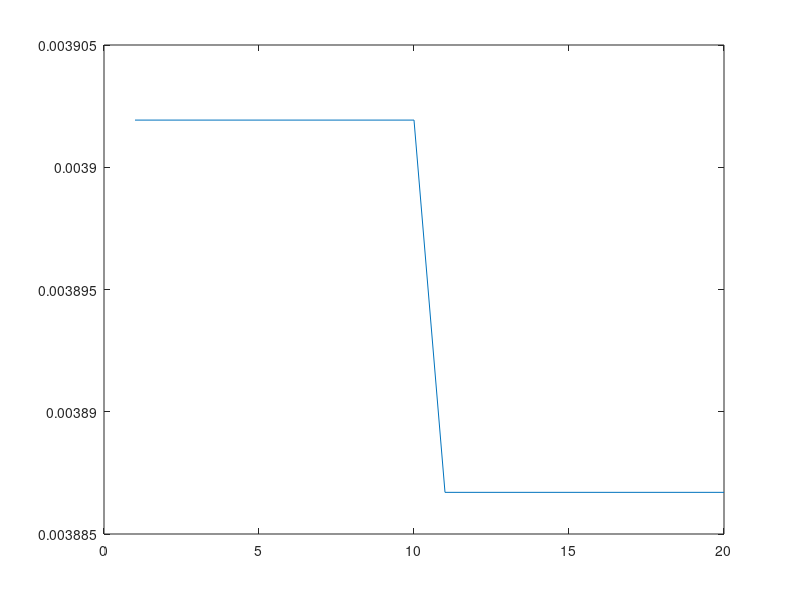

Write MATLAB code to recreate this figure.
## NOT QUITE THERE!  FUNCTIONS ARE AT FIRST REV, NEEDS A THROUGH REVIEW AS OUTPUTS NOT CORRECT, YET!



clear all;




## asrfe envelope

global SR = 44100;
global fRec0 = [0,0];

## usage: pole = tau2pole (tau)
##
##
function pole = tau2pole (tau)
  SR = 44100;
  pole = exp(-1 / (tau * SR));
endfunction


## usage: y = smooth (s)
##
##
function y = smooth (s,x)
  fRec0 = [0,0];
  for n = 1:length(x)
    fRec0(1) = (1 - s)*x(n) + s*fRec0(2);
    y(n) = fRec0(1);
    fRec0(2) = fRec0(1);
  endfor
endfunction


## usage: envelope = asrfe (attT60,susLvl,relT60,finLvl,gate)
##
##
function envelope = asrfe (attT60,susLvl,relT60,finLvl,gate)
  ugate = gt(gate,0);
  if (ugate == 0)
    target = finLvl;
    t60 = attT60;
  elseif (ugate == 1)
    target = susLvl;
    t60 = relT60;
  endif
  pole = tau2pole(t60/6.91);
  envelope = smooth(pole, target);
endfunction


gateSignal1 = ones(1, 10);
gateSignal0 = zeros(1, 10);
gateSignal = horzcat(gateSignal1,gateSignal0);

for i = 1:length(gateSignal)
  env(i) = asrfe(0.01,0.5,0.02,0.25,gateSignal(i));
endfor


plot(1:length(gateSignal),env)
